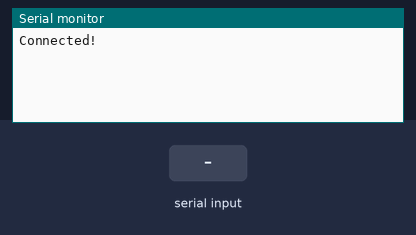
This sketch was run on a simulated Arduino Uno, built with avr-gcc and run on an emulated ATmega328P. On the bench: the last lines printed to the serial monitor. The test bench sets the inputs (shaded band). EEPROM starts erased.

Above: at 1.2 s.
1.3 s: "1" received over Serial
At 3.5 s:
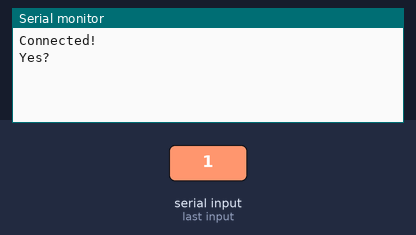
3.8 s: "g90\n" received over Serial
At 5.5 s:
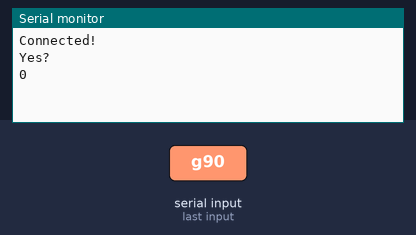
6.3 s: "a90\n" received over Serial
At 8.5 s:
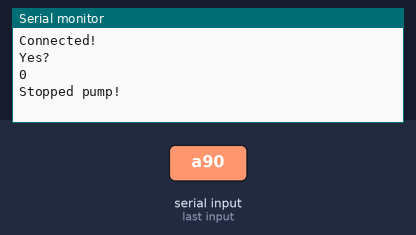
8.8 s: "s90\n" received over Serial
At 10.5 s:
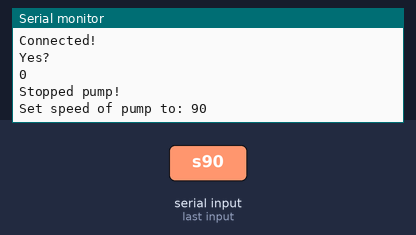

Measured:
- after the input at 1.3 s, the serial monitor: prints a new line after 1.0 s (image 1)
- after the input at 3.8 s, the serial monitor: prints a new line after 1.0 s (image 2)
- after the input at 6.3 s, the serial monitor: prints a new line after 1.0 s (image 3)
- after the input at 8.8 s, the serial monitor: prints a new line after 1.0 s (image 4)

The sketch:

StepperPumpController.ino
```cpp
/*

This is the firmware for an Arduino Uno to drive DC motor pumps through
the Adafruit Motor Shield v2, while under control of our MicroManager
plugins.

© Pedro Almada, UCL, 2015

Commands:
g = get status
a = stop pump
snnn = for pump xy set speed nnn
rdtttttttt - Start pump xy in direction d for ttttttt steps

The commands use this notation:
d = 1 is forward, d = 2 is backwards
nnn = speed {000-maximumSpeed}
ttttttt = steps {0000001-9999999}


*/

//// Imports
#include <EEPROM.h>
// Adafruit Motor Shield libraries
#include <Wire.h>
#include <Adafruit_MotorShield.h>
#include <AccelStepper.h>
#include "utility/Adafruit_PWMServoDriver.h"


// How many steps can the motor take per full revolution?
const uint16_t resolution = 3200;
const uint16_t maximumSpeed = 400;


// Character which signals end of message from PC
char endMessage = '.';

// Misc. initializations
int eeAddress = 0;
int motorStatus = 0;
const uint32_t acceleration = resolution*resolution;
const int maxMessageLength = 9;
Adafruit_MotorShield shield = Adafruit_MotorShield();
Adafruit_StepperMotor *motor = shield.getStepper(resolution, 1);

void forward() {
  motor->onestep(FORWARD, MICROSTEP);
}
void backward() {
  motor->onestep(BACKWARD, MICROSTEP);
}

AccelStepper stepper(forward, backward);

void setup() {
  // Start serial communication and set baud-rate
  Serial.begin(57600);
  Serial.println("Connected!");

  shield.begin();

  stepper.setMaxSpeed(resolution);
  stepper.setAcceleration(acceleration);

  motor->release();
}

void loop() {
  stepper.run();
  char incoming[maxMessageLength];

  // If there is a message from the serial port
  if (Serial.available() > 0) {
     stepper.run();

     // Read buffer until end character is reached or maxMessageLength characters are read.
     int lengthOfMessage = Serial.readBytesUntil(endMessage,incoming,maxMessageLength);

     stepper.run();

     // The incoming message will be char array and we're using element 0
     // to determine what is the action to be performed by the pump.
     // The next characters will determine optional parameters such as
     // what pump to start, what speed to set, etc...

    // get status of pump
    if (incoming[0] == 'g') {
     Serial.print(motorStatus);
     Serial.println();
     }

     // a = stop pump
     else if (incoming[0] == 'a') {
       stepper.stop();
       //stepper.moveTo(stepper.currentPosition());
       motorStatus = 0;
       EEPROM.put(eeAddress, motorStatus);
       Serial.print("Stopped pump!");
       Serial.println();

     }


     // snnn = set speed nnn
     else if (incoming[0] == 's' & lengthOfMessage == 4) {
       char s[7];
        for (int i = 1; i < 4; i++) {
          s[i-1] = incoming[i];
        }
       uint16_t currentSpeed = atol(s);

       if (currentSpeed > maximumSpeed) {
        currentSpeed = maximumSpeed;
       }

       stepper.setMaxSpeed(currentSpeed);
       stepper.setAcceleration(currentSpeed*currentSpeed);

       Serial.print("Set speed of pump to: ");
       Serial.print(currentSpeed);
       Serial.println();
     }


     // rdttttttt - Start pump in direction d for 9999999 steps
     // d = 1 is forward, d = 2 is backwards
     else if (incoming[0] == 'r') {
        char ta[7];
        for (int i = 2; i < 9; i++) {
          ta[i-2] = incoming[i];
        }
        uint32_t target = atol(ta);

       if (incoming[1] == '1') {
         Serial.print("Started pump in the forward direction for ");
         Serial.print(target);
         Serial.print(" steps.");
         Serial.println();
         stepper.move(target);
         stepper.run();
         motorStatus = 1;
         EEPROM.put(eeAddress, motorStatus);
       }

       else if (incoming[1] == '2') {
         Serial.print("Started pump in the backward direction for ");
         Serial.print(target);
         Serial.print(" steps.");
         Serial.println();
         stepper.move(-target);
         motorStatus = 2;
         EEPROM.put(eeAddress, motorStatus);
       };
     }

     else {
       stepper.run();
        Serial.print("Yes?");
        Serial.println();
     }
  }


}
```
